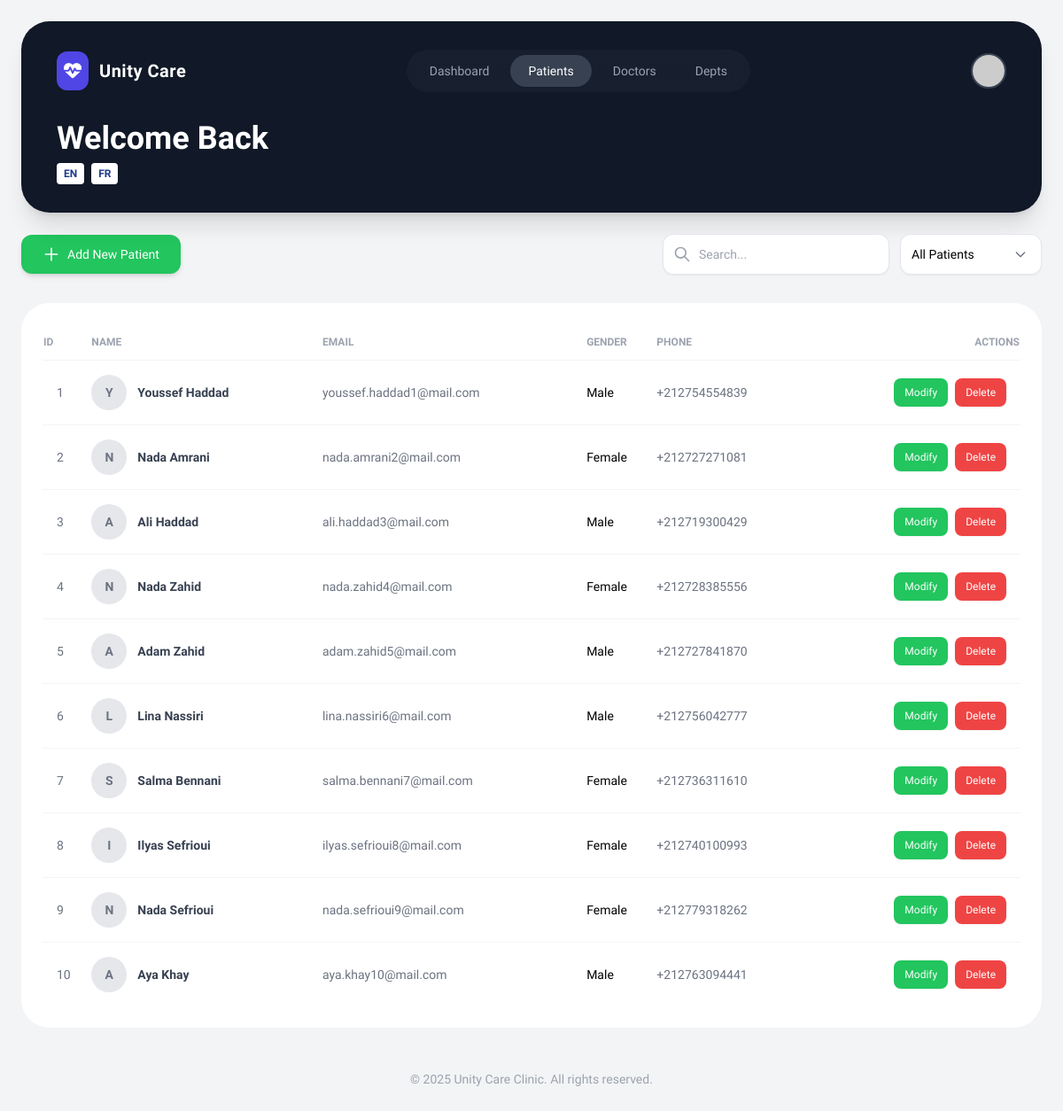
Screenshot of /patients/patients.php (signed in) with the database file from the repository.
### tables this page shows
CREATE TABLE patients (
    id INT AUTO_INCREMENT PRIMARY KEY,
    first_name VARCHAR(100) NOT NULL,
    last_name VARCHAR(100) NOT NULL,
    date_of_birth DATE,
    gender VARCHAR(20),
    phone VARCHAR(50),
    email VARCHAR(150),
    address TEXT,
    created_at DATETIME,
    updated_at DATETIME
);

### languages/en.php (called while the page is built)
<?php
return [
    'welcome' => 'Good morning',
    'quick_action' => 'Quick Action',
    'logout' => 'Log Out',
    'add_doctor' => 'Add Doctor',
    'total_patients' => 'Total Patients',
    'total_doctors' => 'Total Doctors',
    'departments' => 'Departments',
    'recent_patients' => 'Recent Patients',
    'view_all' => 'View All',
    'statistics' => 'Statistics',
    'doctors_per_dept' => 'Doctors per Department',
    'top_categories' => 'Top Categories',
    'patient_demographics' => 'Patient Demographics',
    'modify' => 'Modify',
    'delete' => 'Delete',
    'modify_patient' => 'Modify Patient',
    'save_changes' => 'Save Changes',
    'cancel' => 'Cancel',
    'id' => 'ID',
    'name' => 'Name',
    'email' => 'Email',
    'gender' => 'Gender',
    'phone' => 'Phone'
];
?>

### patients/patients.php (the view, shortened to what this page needs)
<?php
include '../dashboard/header.php';
include '../config/connection.php';
    $PatientQuery  = 'SELECT id,first_name,last_name,gender,email,phone,address FROM patients limit 10';
    $PatientQueryResult = mysqli_query($conn, $PatientQuery);
?>
<div class="flex flex-col md:flex-row justify-between items-center gap-4 mb-8">
    <a href="#"
       onclick="openAddPatientModal(event)"
       class="inline-flex items-center justify-center bg-[#22c55e] hover:bg-blue-700 text-white px-6 py-3 rounded-xl text-sm font-medium transition-all shadow-md hover:shadow-lg gap-2">
       <svg class="w-5 h-5" fill="none" stroke="currentColor" viewBox="0 0 24 24"><path stroke-linecap="round" stroke-linejoin="round" stroke-width="2" d="M12 4v16m8-8H4"></path></svg>
       <?php echo $t['add_patient'] ?? 'Add New Patient'; ?>
    </a>
    <div class="flex flex-col sm:flex-row gap-3 w-full md:w-auto">
        <div class="relative group w-full md:w-64">
            <div class="absolute inset-y-0 left-0 pl-3 flex items-center pointer-events-none">
            </div>
            <input type="text"
                   class="block w-full pl-10 pr-3 py-3 border border-gray-200 rounded-xl leading-5 bg-white placeholder-gray-400 focus:outline-none focus:ring-2 focus:ring-blue-500 focus:border-blue-500 sm:text-sm shadow-sm transition-all"
                   placeholder="<?php echo $t['search_placeholder'] ?? 'Search...'; ?>"
                   aria-label="Search">
        </div>
        <div class="relative w-full md:w-40">
            <select class="block w-full pl-3 pr-10 py-3 text-base border border-gray-200 focus:outline-none focus:ring-2 focus:ring-blue-500 focus:border-blue-500 sm:text-sm rounded-xl bg-white shadow-sm appearance-none cursor-pointer">
                <option><?php echo $t['all_patients'] ?? 'All Patients'; ?></option>
            </select>
            <div class="pointer-events-none absolute inset-y-0 right-0 flex items-center px-4 text-gray-500">
            </div>
        </div>
    </div>
</div>
<div class="overflow-x-auto bg-white rounded-[2rem] p-6">
    <table class="w-full text-left border-collapse">
        <thead>
            <tr class="text-xs text-gray-400 uppercase border-b border-gray-100">
                <th class="py-3 font-semibold"><?php echo $t['id']; ?></th>
                <th class="py-3 font-semibold"><?php echo $t['name']; ?></th>
                <th class="py-3 font-semibold"><?php echo $t['email']; ?></th>
                <th class="py-3 font-semibold"><?php echo $t['gender']; ?></th>
                <th class="py-3 font-semibold"><?php echo $t['phone']; ?></th>
                <th class="py-3 font-semibold text-right"><?php echo $t['actions'] ?? 'Actions'; ?></th>
            </tr>
        </thead>
        <tbody class="text-sm">
            <?php
            while ($row = mysqli_fetch_assoc($PatientQueryResult)) {
                $fullname = $row['first_name'] . ' ' . $row['last_name'];
                echo "
                <tr class='group hover:bg-gray-50 transition border-b border-gray-100 last:border-0'>
                    <td class='py-4 pl-4 font-medium text-gray-500'>{$row['id']}</td>
                    <td class='py-4'>
                        <div class='flex items-center gap-3'>
                            <div class='w-10 h-10 rounded-full bg-gray-200 flex items-center justify-center text-gray-500 font-bold'>
                                " . strtoupper(substr($row['first_name'], 0, 1)) . "
                            </div>
                            <span class='font-bold text-gray-700'> {$fullname} </span>
                        </div>
                    </td>
                    <td class='py-4 text-gray-500'>{$row['email']}</td>
                    <td class='py-4 font-medium'>{$row['gender']}</td>
                    <td class='py-4 text-gray-500'>{$row['phone']}</td>
                    <td class='py-4 text-right pr-4'>
                        <div class='flex items-center justify-end gap-2'>
                            <a href='edit.php'
                               class='edit-btn text-white bg-green-500 hover:bg-green-600 font-medium rounded-lg text-xs px-3 py-2 transition-all shadow-sm'
                               data-id='{$row['id']}'
                               data-firstname='{$row['first_name']}'
                               data-lastname='{$row['last_name']}'
                               data-email='{$row['email']}'
                               data-gender='{$row['gender']}'
                               data-phone='{$row['phone']}'>
                               {$t['modify']}
                            </a>
                            <a href='delete.php?id={$row['id']}'
                               class='text-white bg-red-500 hover:bg-red-600 font-medium rounded-lg text-xs px-3 py-2 transition-all shadow-sm'>
                               {$t['delete']}
                            </a>
                        </div>
                    </td>
                </tr>";
            }
            ?>
        </tbody>
    </table>
</div>
<?php
    include '../dashboard/footer.php';
?>

### dashboard/header.php (style rules this page uses)
body { font-family: 'Plus Jakarta Sans', sans-serif; }

### rows the page displays
patients: id "1", first_name "Y", fullname "Youssef Haddad", email "youssef.haddad1@mail.com", gender "Male", phone "+212754554839"
patients: id "2", first_name "N", fullname "Nada Amrani", email "nada.amrani2@mail.com", gender "Female", phone "+212727271081"
patients: id "3", first_name "A", fullname "Ali Haddad", email "ali.haddad3@mail.com", gender "Male", phone "+212719300429"
patients: id "4", first_name "N", fullname "Nada Zahid", email "nada.zahid4@mail.com", gender "Female", phone "+212728385556"
patients: id "5", first_name "A", fullname "Adam Zahid", email "adam.zahid5@mail.com", gender "Male", phone "+212727841870"
patients: id "6", first_name "L", fullname "Lina Nassiri", email "lina.nassiri6@mail.com", gender "Male", phone "+212756042777"
patients: id "7", first_name "S", fullname "Salma Bennani", email "salma.bennani7@mail.com", gender "Female", phone "+212736311610"
patients: id "8", first_name "I", fullname "Ilyas Sefrioui", email "ilyas.sefrioui8@mail.com", gender "Female", phone "+212740100993"
patients: id "9", first_name "N", fullname "Nada Sefrioui", email "nada.sefrioui9@mail.com", gender "Female", phone "+212779318262"
patients: id "10", first_name "A", fullname "Aya Khay", email "aya.khay10@mail.com", gender "Male", phone "+212763094441"

### other values shown
$headerTitle "Welcome Back"
$t['add_patient'] "Add New Patient"
$t['id'] "ID"
$t['name'] "NAME"
$t['email'] "EMAIL"
$t['gender'] "GENDER"
$t['phone'] "PHONE"
$t['actions'] "ACTIONS"
form field value "All Patients"
